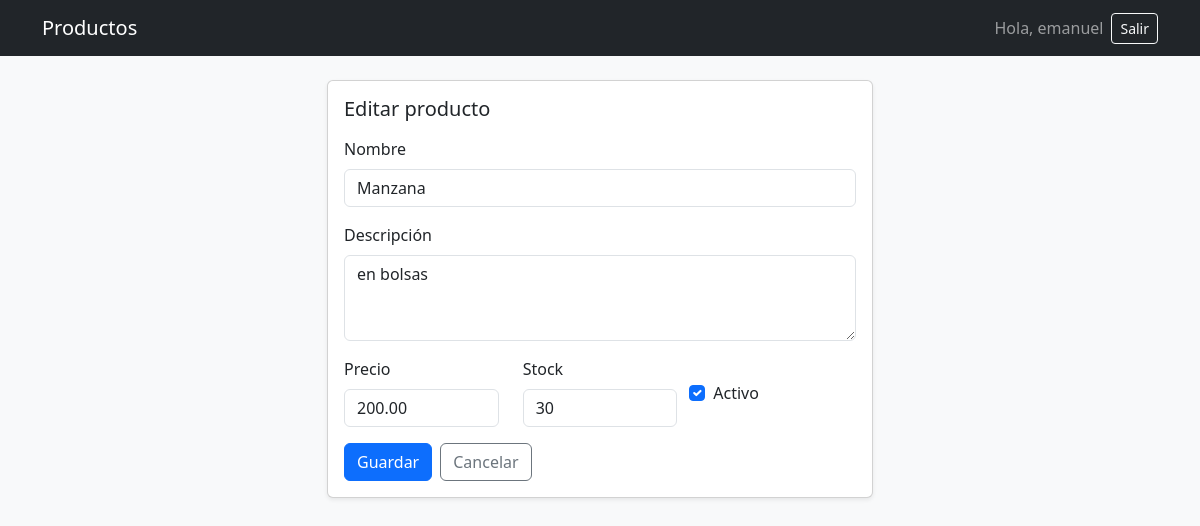
Screenshot of /productos/1/editar/ (signed in) with the database file from the repository.
### inventario/models.py (models this page shows, shortened)
class Producto(models.Model):
    nombre = models.CharField(max_length=120)
    descripcion = models.TextField(blank=True)
    precio = models.DecimalField(max_digits=12, decimal_places=2, default=0)
    stock = models.IntegerField(default=0)
    activo = models.BooleanField(default=True)
    creado = models.DateTimeField(auto_now_add=True)
    class Meta:
        ordering = ['-creado']

### inventario/views.py (the view)
# urls.py: path('productos/<int:pk>/editar/', inv.producto_update, name='producto_update'),
@login_required
def producto_update(request, pk):
    obj = get_object_or_404(Producto, pk=pk)
    if request.method == 'POST':
        form = ProductoForm(request.POST, instance=obj)
        if form.is_valid():
            form.save()
            messages.success(request, 'Producto actualizado.')
            return redirect('producto_list')
    else:
        form = ProductoForm(instance=obj)
    return render(request, 'producto_form.html', {'form': form, 'titulo':'Editar producto'})

### inventario/forms.py
class ProductoForm(forms.ModelForm):
    class Meta:
        model = Producto
        fields = ['nombre','descripcion','precio','stock','activo']
        widgets = {
            'nombre': forms.TextInput(attrs={'class':'form-control'}),
            'descripcion': forms.Textarea(attrs={'class':'form-control','rows':3}),
            'precio': forms.NumberInput(attrs={'class':'form-control','step':'0.01'}),
            'stock': forms.NumberInput(attrs={'class':'form-control','step':'1'}),
            'activo': forms.CheckboxInput(attrs={'class':'form-check-input'}),
        }

### core/templates/producto_form.html (shortened to what this page needs)
{% extends "base.html" %}
{% block content %}
<div class="row justify-content-center">
  <div class="col-md-6">
    <div class="card shadow-sm">
      <div class="card-body">
        <h5 class="mb-3">{{ titulo }}</h5>
        <form method="post" novalidate>
          <div class="mb-3">
            <label class="form-label">Nombre</label>
            {{ form.nombre }}
          </div>
          <div class="mb-3">
            <label class="form-label">Descripción</label>
            {{ form.descripcion }}
          </div>
          <div class="row">
            <div class="col-md-4 mb-3">
              <label class="form-label">Precio</label>
              {{ form.precio }}
            </div>
            <div class="col-md-4 mb-3">
              <label class="form-label">Stock</label>
              {{ form.stock }}
            </div>
            <div class="col-md-4 mb-3 form-check mt-4">
              {{ form.activo }} <label class="form-check-label">Activo</label>
            </div>
          </div>
          <div class="d-flex gap-2">
            <button class="btn btn-primary" type="submit">Guardar</button>
            <a class="btn btn-outline-secondary" href="{% url 'producto_list' %}">Cancelar</a>
          </div>
        </form>
      </div>
    </div>
  </div>
</div>
{% endblock %}

### core/templates/base.html (shortened to what this page needs)
<!DOCTYPE html>
<html lang="es">
<head>
  <link href="https://cdn.jsdelivr.net/npm/bootstrap@5.3.2/dist/css/bootstrap.min.css" rel="stylesheet">
</head>
<body class="bg-light">
<nav class="navbar navbar-expand-lg bg-dark navbar-dark mb-4">
  <div class="container">
    <a class="navbar-brand" href="{% url 'producto_list' %}">Productos</a>
    <div class="collapse navbar-collapse" id="navbarNav">
      <ul class="navbar-nav ms-auto align-items-center gap-2">
        {% if request.user.is_authenticated %}
          <li class="nav-item">
            <span class="navbar-text">Hola, {{ request.user.username }}</span>
          </li>
          <li class="nav-item">
            <form method="post" action="{% url 'logout' %}" class="m-0 d-inline">
              <button type="submit" class="btn btn-outline-light btn-sm">Salir</button>
            </form>
          </li>
        {% else %}
          <li class="nav-item">
            <a class="btn btn-outline-light btn-sm" href="{% url 'login' %}">Ingresar</a>
          </li>
        {% endif %}
      </ul>
    </div>
  </div>
</nav>
<main class="container">
  {% block content %}{% endblock %}
</main>
</body>
</html>

### rows the page displays
Producto: nombre "Manzana", descripcion "en bolsas", precio "200.00", stock "30", activo "☑"

### other values shown
{{ request.user.username }} "emanuel"
{{ titulo }} "Editar producto"
